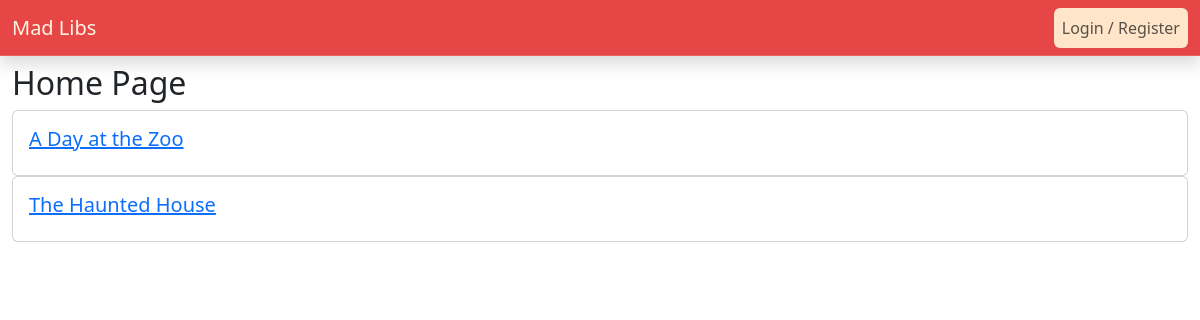
The app's page /, older data.
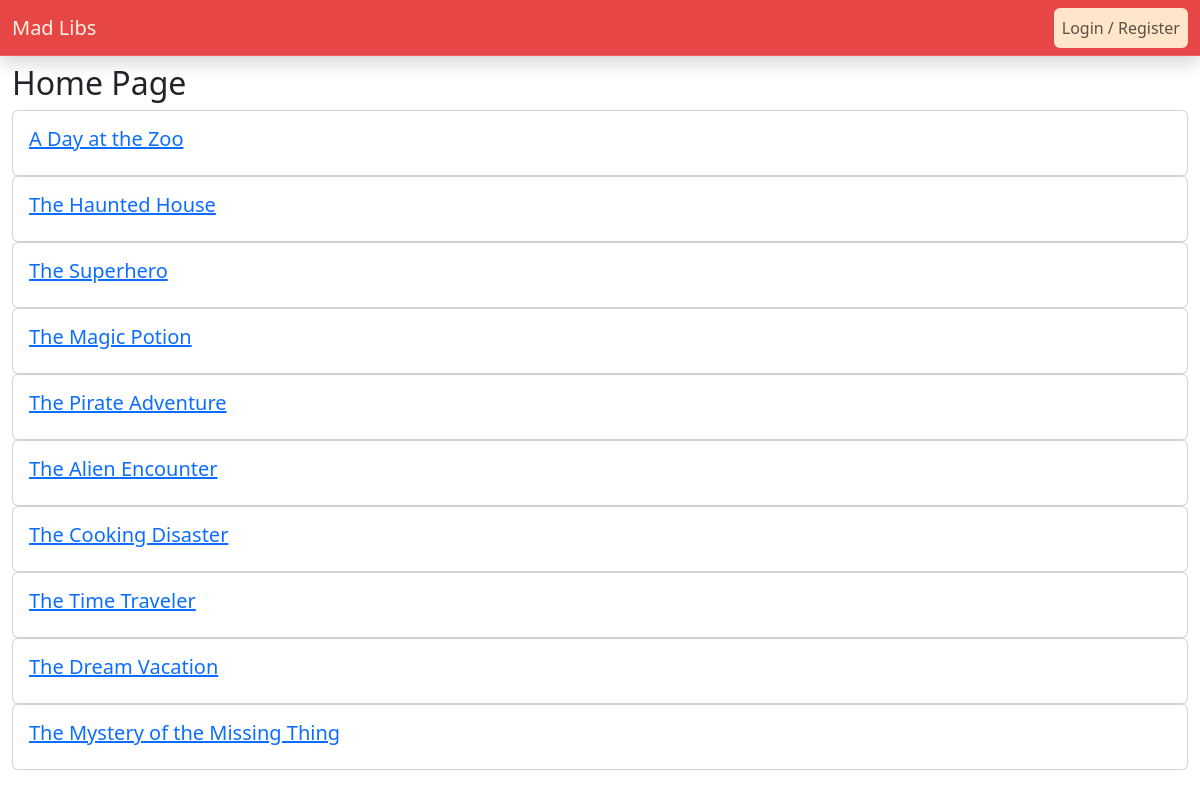
The same page, newer data.
### stories/models.py (models this page shows, shortened)
class Story(models.Model):
    title = models.CharField(max_length=64)
    story = models.TextField(max_length=1024)
    author = models.ForeignKey(settings.AUTH_USER_MODEL, on_delete=models.CASCADE) # Store the users info
    objects = StoryManager()

### stories/views.py (the view)
# urls.py: path('', home_view, name='home'), # Change the index page
def home_view(request, *args, **kwargs):
    my_context = {
        "stories": Story.objects.all(),
        "site_title": "Home"
    }
    return render(request, "home.html", my_context) # return an html template

### stories/templates/home.html
{% extends 'base.html' %}
{% block content %}
{% load static %}
<h2>Home Page</h2>
{% for story in stories %}
<div class="card">
    <div class="card-body">
        <h5 class="card-title"><a href="{% url 'play' story.id %}">{{story.title}}</a></h5>
    </div>
</div>
{% endfor %}
{% endblock %}

### templates/base.html (shortened to what this page needs)
<!DOCTYPE html>
<html lang="en" class="h-100">
<head>
  <link href="https://cdn.jsdelivr.net/npm/bootstrap@5.3.2/dist/css/bootstrap.min.css" rel="stylesheet">
  {% load static %}
  <link rel="stylesheet" href="{% static 'styles/style.css' %}">
</head>
<body class="bd-main">
  <header class="bd-header bd-navbar fixed-top">
    {% include 'navbar.html' %}
  </header>
  <main class="h-100 mt-5">
    <div class="container-fluid container-xxl pt-3 py-pd-4 bd-content h-100">
      {% block content %}
      {% endblock %}
    </div>
  </main>
</body>
</html>

### templates/navbar.html (shortened to what this page needs)
<nav class="container-xxl navbar navbar-expand-sm">
  <div class="container-fluid">
    <a class="navbar-brand py-1 bd-navbar-link" href="{% url 'home' %}">Mad Libs</a>
    <div class="collapse navbar-collapse" id="navbarCollapsable">
      <ul class="navbar-nav navbar-right ms-auto mb-2 mb-sm-0">
        {% if not user.is_authenticated %}
        <li class="nav-item">
          <a class="nav-link btn bd-btn-secondary" href="{% url 'users:login' %}">Login / Register</a>
        </li>
        {% endif %}
      </ul>
    </div>
  </div>
</nav>

### static/styles/style.css (style rules this page uses)
:root { --white: #FFF3E2; --cream: rgb(255, 229, 202); --pink: #FA9884; --red: #E74646; }
.bd-navbar { background-color: var(--red); box-shadow: 0 0.5rem 1rem rgba(0,0,0,0.15), inset 0 -1px 0 rgba(255,255,255,0.15); }
a.bd-navbar-link { color: var(--white); }
a.bd-btn-secondary { background-color: var(--cream); }

Row changes from the older to the newer data that the page shows:
added Story: title "The Superhero"
added Story: title "The Magic Potion"
added Story: title "The Pirate Adventure"
added Story: title "The Alien Encounter"
added Story: title "The Cooking Disaster"
added Story: title "The Time Traveler"
added Story: title "The Dream Vacation"
added Story: title "The Mystery of the Missing Thing"
